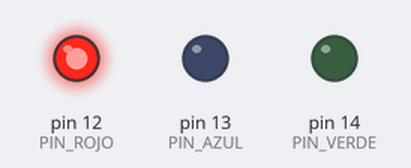
Recording of a sketch running on a simulated Arduino Uno, built with avr-gcc and run on an emulated ATmega328P. Shown: output pins drawn as LEDs (lit = HIGH).

Above: at 0.2 s.
At 0.7 s:
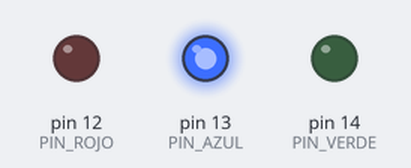
At 2.7 s:
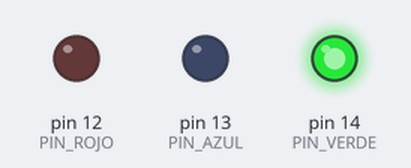
Timing chart, 0 to 3.5 s (numbered marks = the images above):
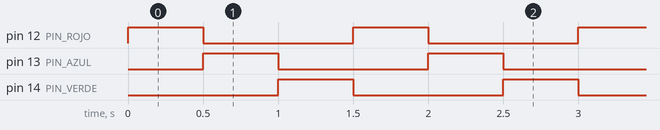

The sketch:

02_semaforo.ino
```cpp
#define PIN_ROJO 12
#define PIN_AZUL 13
#define PIN_VERDE 14


void setup() {
  pinMode(PIN_ROJO, OUTPUT);
  pinMode(PIN_AZUL, OUTPUT);
  pinMode(PIN_VERDE, OUTPUT);
}

void loop() {
  //ROJO encendido
  digitalWrite(PIN_ROJO, HIGH);
  digitalWrite(PIN_AZUL, LOW);
  digitalWrite(PIN_VERDE, LOW);
  delay(500);
  //AZUL encendido
  digitalWrite(PIN_ROJO, LOW);
  digitalWrite(PIN_AZUL, HIGH);
  digitalWrite(PIN_VERDE, LOW);
  delay(500);
  //VERDE encendido
  digitalWrite(PIN_ROJO, LOW);
  digitalWrite(PIN_AZUL, LOW);
  digitalWrite(PIN_VERDE, HIGH);
  delay(500);

}
```

Measured:
- by itself, pin 12 (PIN_ROJO), pin 13 (PIN_AZUL), pin 14 (PIN_VERDE): alternates HIGH for 0.50 s and LOW for 1.0 s
- by itself, everything shown: repeats every 1.5 s, in 3 steps
